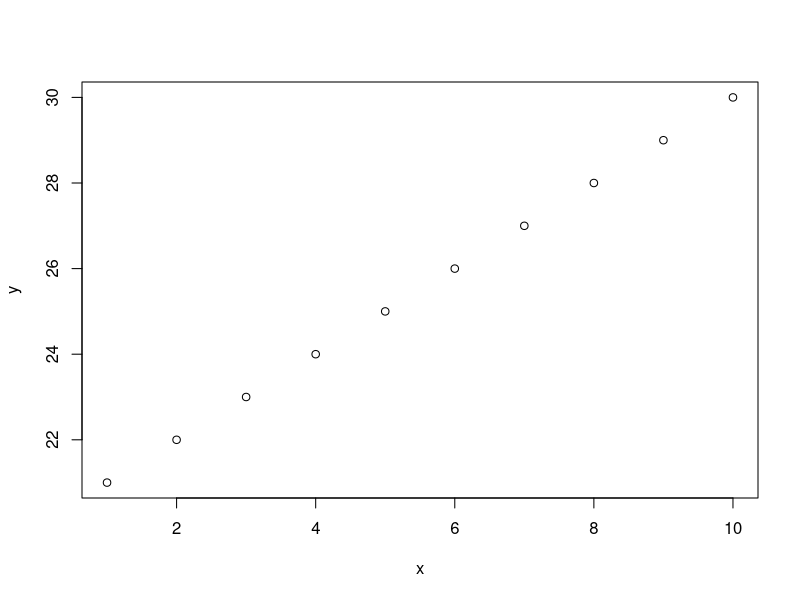

Reproduce this figure in R.
## ---- chunk 1
x <- 1:10
y <- 21:30
plot(x,y)
